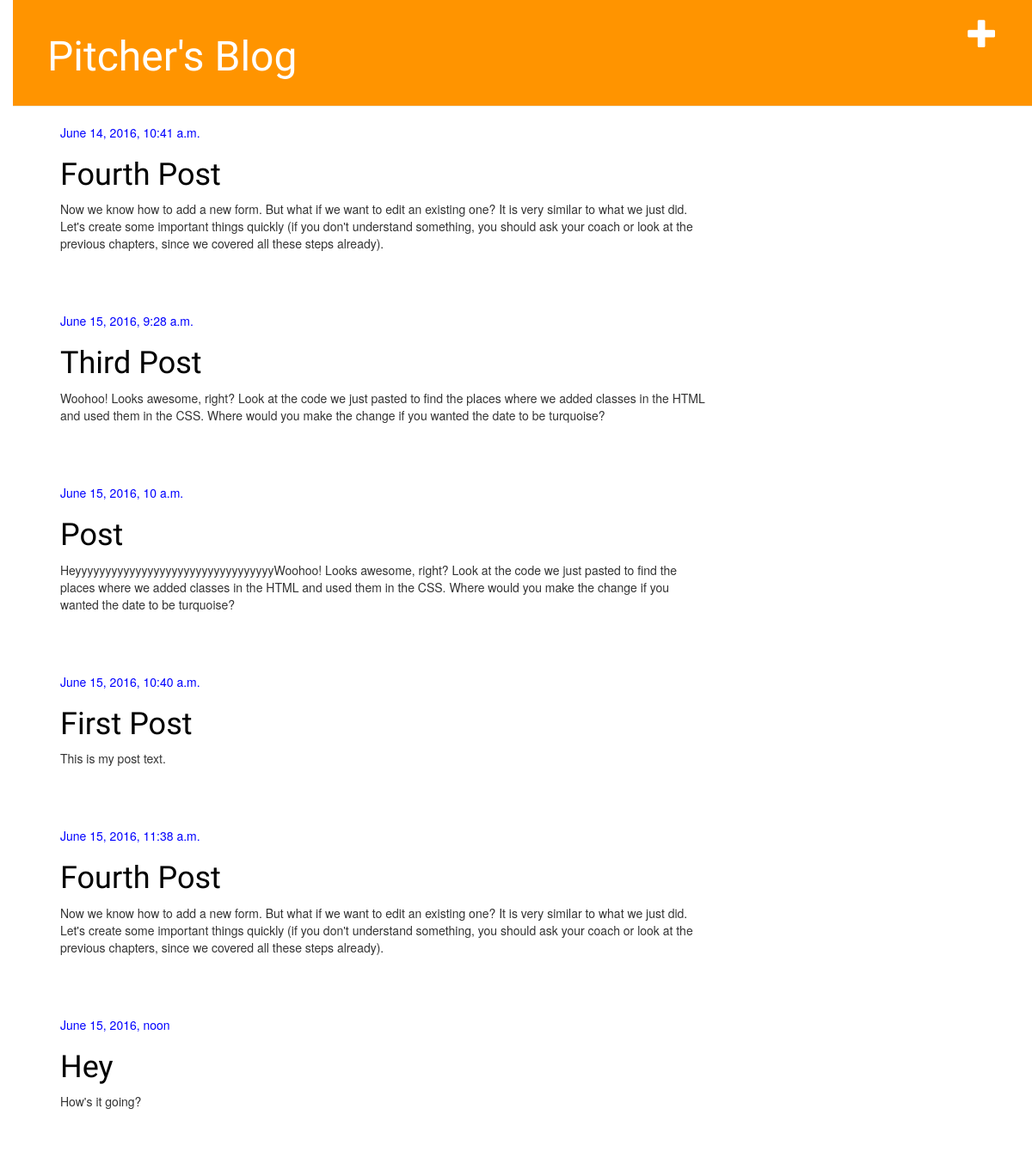
The app's page / (signed in) with its own data.
### blog/models.py (models this page shows, shortened)
class Post(models.Model):
    author = models.ForeignKey('auth.User')
    title = models.CharField(max_length=200)
    text = models.TextField()
    created_date = models.DateTimeField(
        default=timezone.now)
    published_date = models.DateTimeField(
        blank=True, null=True)

### blog/views.py (the view)
# urls.py: url(r'^$', views.post_list, name='post_list'),
def post_list(request):
    posts = Post.objects.filter(published_date__lte=timezone.now()).order_by('published_date')
    return render(request, 'blog/post_list.html', {'posts': posts})

### blog/templates/blog/post_list.html
			{% extends 'blog/base.html' %}
			{% block content %}
            	{% for post in posts %}
                    <div class="post">
                        <div class="date">
                            {{ post.published_date }}
                        </div>
                        <h1><a href="{% url 'post_detail' pk=post.pk %}">{{ post.title }}</a></h1>
                        <p>{{ post.text|linebreaks }}</p>
                    </div>
                {% endfor %}
             {% endblock %}

### blog/static/css/blog.css (style rules this page uses)
body { padding-left: 15px; }
h1 a { color: Blue; font-family: 'Lobster'; }
h1, h2, h3, h4 { font-family: 'Lobster', cursive; }
.date { color: blue; }
.post { margin-bottom: 70px; }
.post h1 a, .post h1 a:visited { color: #000000; }

### records on screen
Post: published_date "June 14, 2016, 10:41 a.m.", title "Fourth Post", text "Now we know how to add a new form. But what if we want to edit an existing one? It is very similar to what we just did. Let's create some important things quickly (if you don't understand something, you should ask your coach or look at the previous chapters, since we covered all these steps already)."
Post: published_date "June 15, 2016, 9:28 a.m.", title "Third Post", text "Woohoo! Looks awesome, right? Look at the code we just pasted to find the places where we added classes in the HTML and used them in the CSS. Where would you make the change if you wanted the date to be turquoise?"
Post: published_date "June 15, 2016, 10 a.m.", title "Post", text "HeyyyyyyyyyyyyyyyyyyyyyyyyyyyyyyyyyWoohoo! Looks awesome, right? Look at the code we just pasted to find the places where we added classes in the HTML and used them in the CSS. Where would you make the change if you wanted the date to be turquoise?"
Post: published_date "June 15, 2016, 10:40 a.m.", title "First Post", text "This is my post text."
Post: published_date "June 15, 2016, 11:38 a.m.", title "Fourth Post", text "Now we know how to add a new form. But what if we want to edit an existing one? It is very similar to what we just did. Let's create some important things quickly (if you don't understand something, you should ask your coach or look at the previous chapters, since we covered all these steps already)."
Post: published_date "June 15, 2016, noon", title "Hey", text "How's it going?"
